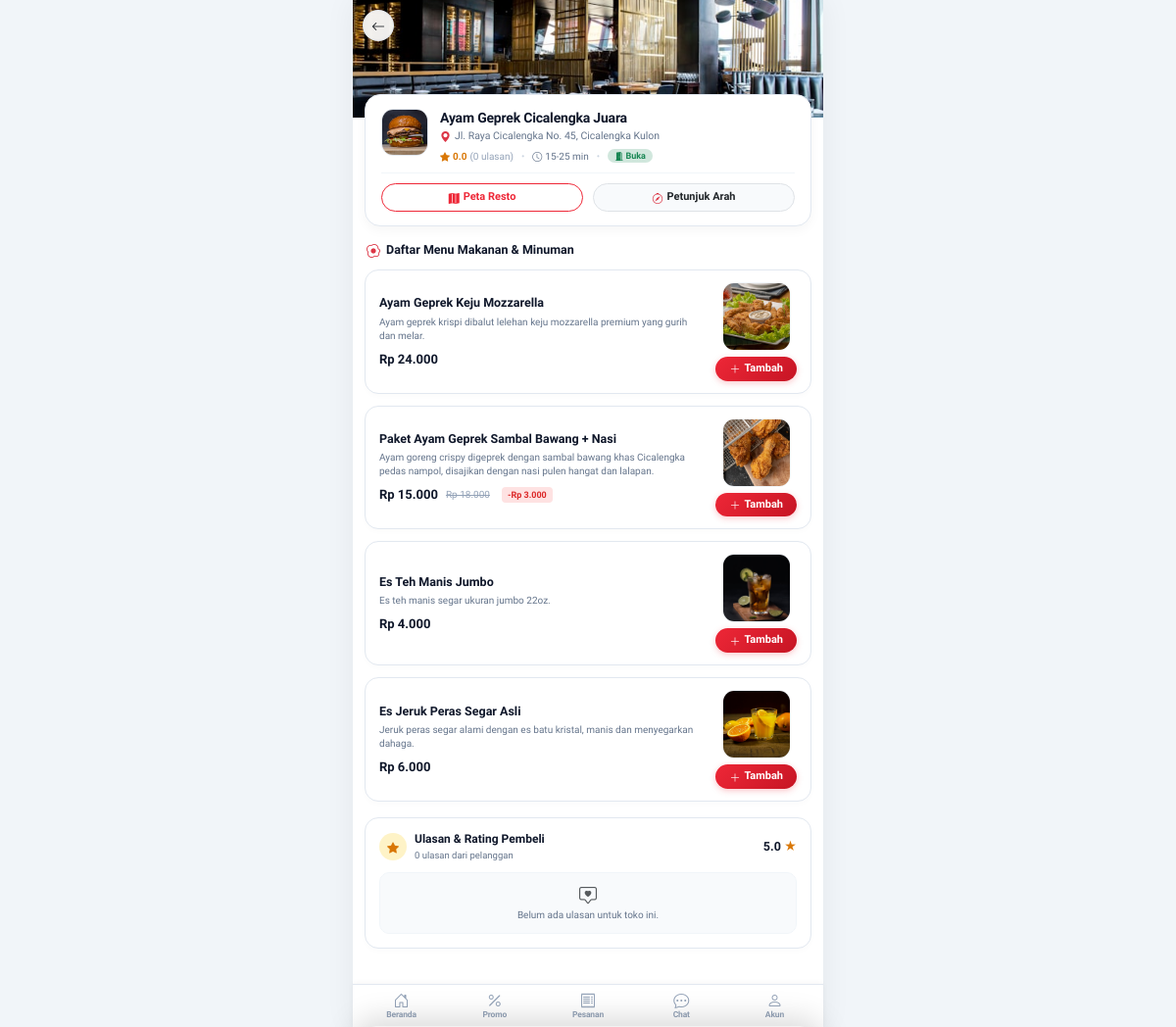
/stores/1, run on the app's committed database.
### tables this page shows
CREATE TABLE `stores` (
  `id` bigint(20) unsigned NOT NULL AUTO_INCREMENT,
  `vendor_id` bigint(20) unsigned NOT NULL,
  `module_id` int(10) unsigned NOT NULL,
  `zone_id` int(10) unsigned NOT NULL,
  `name` varchar(150) NOT NULL,
  `phone` varchar(25) NOT NULL,
  `email` varchar(100) DEFAULT NULL,
  `logo` varchar(255) DEFAULT NULL,
  `cover_photo` varchar(255) DEFAULT NULL,
  `address` text NOT NULL,
  `latitude` decimal(10,8) NOT NULL,
  `longitude` decimal(11,8) NOT NULL,
  `minimum_order` decimal(12,2) NOT NULL DEFAULT 0.00,
  `delivery_time` varchar(30) NOT NULL DEFAULT '20-30 min',
  `delivery_fee` decimal(12,2) NOT NULL DEFAULT 5000.00,
  `tax_percent` decimal(5,2) NOT NULL DEFAULT 0.00,
  `is_open` tinyint(1) NOT NULL DEFAULT 1,
  `status` enum('pending','approved','suspended') NOT NULL DEFAULT 'approved',
  `rating` decimal(3,2) NOT NULL DEFAULT 5.00,
  `reviews_count` int(10) unsigned NOT NULL DEFAULT 0,
  `order_count` int(10) unsigned NOT NULL DEFAULT 0,
  `created_at` timestamp NOT NULL DEFAULT current_timestamp(),
  `updated_at` timestamp NOT NULL DEFAULT current_timestamp() ON UPDATE current_timestamp(),
  PRIMARY KEY (`id`),
  KEY `idx_vendor` (`vendor_id`),
  KEY `idx_module_zone` (`module_id`,`zone_id`),
  KEY `idx_open_status` (`is_open`,`status`),
  KEY `fk_store_zone` (`zone_id`),
  CONSTRAINT `fk_store_module` FOREIGN KEY (`module_id`) REFERENCES `modules` (`id`) ON DELETE CASCADE,
  CONSTRAINT `fk_store_vendor` FOREIGN KEY (`vendor_id`) REFERENCES `users` (`id`) ON DELETE CASCADE,
  CONSTRAINT `fk_store_zone` FOREIGN KEY (`zone_id`) REFERENCES `zones` (`id`) ON DELETE CASCADE
);

CREATE TABLE `products` (
  `id` bigint(20) unsigned NOT NULL AUTO_INCREMENT,
  `store_id` bigint(20) unsigned NOT NULL,
  `module_id` int(10) unsigned NOT NULL,
  `category_id` int(10) unsigned NOT NULL,
  `name` varchar(200) NOT NULL,
  `description` text DEFAULT NULL,
  `image` varchar(255) DEFAULT NULL,
  `price` decimal(12,2) NOT NULL DEFAULT 0.00,
  `discount` decimal(12,2) NOT NULL DEFAULT 0.00,
  `discount_type` enum('percent','amount') NOT NULL DEFAULT 'percent',
  `unit` varchar(20) NOT NULL DEFAULT 'pcs',
  `stock` int(11) NOT NULL DEFAULT 100,
  `is_veg` tinyint(1) NOT NULL DEFAULT 0,
  `is_recommended` tinyint(1) NOT NULL DEFAULT 0,
  `status` tinyint(1) NOT NULL DEFAULT 1,
  `order_count` int(10) unsigned NOT NULL DEFAULT 0,
  `rating` decimal(3,2) NOT NULL DEFAULT 5.00,
  `reviews_count` int(10) unsigned NOT NULL DEFAULT 0,
  `created_at` timestamp NOT NULL DEFAULT current_timestamp(),
  `updated_at` timestamp NOT NULL DEFAULT current_timestamp() ON UPDATE current_timestamp(),
  PRIMARY KEY (`id`),
  KEY `idx_product_store` (`store_id`),
  KEY `idx_product_cat` (`category_id`),
  KEY `idx_product_module` (`module_id`),
  KEY `idx_product_status` (`status`,`is_recommended`),
  CONSTRAINT `fk_product_category` FOREIGN KEY (`category_id`) REFERENCES `categories` (`id`) ON DELETE CASCADE,
  CONSTRAINT `fk_product_module` FOREIGN KEY (`module_id`) REFERENCES `modules` (`id`) ON DELETE CASCADE,
  CONSTRAINT `fk_product_store` FOREIGN KEY (`store_id`) REFERENCES `stores` (`id`) ON DELETE CASCADE
);

### views/customer/store.php (the view, shortened to what the rows shown need)
<div class="position-relative">
    <img src="<?= $baseUrl ?>/<?= htmlspecialchars($store['cover_photo'] ?? 'assets/images/stores/geprek_cover.jpg') ?>" alt="<?= htmlspecialchars($store['name']) ?>" style="width: 100%; height: 120px; object-fit: cover;">
    <div class="position-absolute top-0 start-0" style="padding: 10px;">
        <a href="<?= $baseUrl ?>" class="btn btn-light rounded-circle shadow-sm d-flex align-items-center justify-content-center" style="width: 32px; height: 32px; background: rgba(255, 255, 255, 0.92); backdrop-filter: blur(8px); border: 1px solid rgba(226, 232, 240, 0.8); padding: 0;">
            <i class="bi bi-arrow-left text-dark" style="font-size: 14px;"></i>
        </a>
    </div>
</div>
<div style="padding: 0 12px !important;">
    <div style="background: #FFFFFF; border: 1px solid #E2E8F0; border-radius: 16px !important; margin-top: -24px; position: relative; z-index: 2; padding: 14px 16px !important; margin-bottom: 16px !important; box-shadow: 0 4px 12px rgba(0, 0, 0, 0.04);">
        <div style="display: flex; align-items: flex-start; gap: 12px !important; margin-bottom: 10px !important;">
            <img src="<?= $baseUrl ?>/<?= htmlspecialchars($store['logo'] ?? 'assets/images/stores/geprek_logo.png') ?>" alt="Logo" style="width: 48px; height: 48px; object-fit: cover; border-radius: 12px !important; flex-shrink: 0; background: #FFFFFF; border: 1px solid #E2E8F0;">
            <div style="flex-grow: 1; min-width: 0;">
                <h6 style="font-size: 14px; font-weight: 800; color: #0F172A; margin: 0 0 3px 0 !important; line-height: 1.3; letter-spacing: -0.2px; text-overflow: ellipsis; overflow: hidden; white-space: nowrap;"><?= htmlspecialchars($store['name']) ?></h6>
                <div style="font-size: 10.5px; color: #64748B; margin-bottom: 6px !important; display: flex; align-items: center; gap: 4px; text-overflow: ellipsis; overflow: hidden; white-space: nowrap;">
                    <i class="bi bi-geo-alt-fill text-danger flex-shrink-0" style="font-size: 11px;"></i>
                    <span style="text-overflow: ellipsis; overflow: hidden; white-space: nowrap;"><?= htmlspecialchars($store['address']) ?></span>
                </div>
                <div style="display: flex; align-items: center; gap: 8px !important; font-size: 10px; color: #64748B; flex-wrap: wrap;">
                    <span style="color: #D97706; font-weight: 700; display: flex; align-items: center; gap: 3px; flex-shrink: 0;">
                        <i class="bi bi-star-fill" style="font-size: 10px;"></i> <?= !empty($store['reviews_count']) && (int)$store['reviews_count'] > 0 ? number_format($store['rating'], 1) : '0.0' ?>
                        <span style="color: #94A3B8; font-weight: 400;">(<?= (int)($store['reviews_count'] ?? 0) ?> ulasan)</span>
                    </span>
                    <span style="color: #CBD5E1;">•</span>
                    <span style="display: flex; align-items: center; gap: 3px; flex-shrink: 0;"><i class="bi bi-clock me-0.5"></i><?= htmlspecialchars($store['delivery_time'] ?? '15-25 mnt') ?></span>
                    <span style="color: #CBD5E1;">•</span>
                    <?php if ($store['is_open']): ?>
                        <span class="badge bg-success-subtle text-success fw-bold rounded-pill flex-shrink-0" style="font-size: 9px; padding: 2px 7px;"><i class="bi bi-door-open-fill me-0.5"></i> Buka</span>
                    <?php else: ?>
                        <span class="badge bg-danger-subtle text-danger fw-bold rounded-pill flex-shrink-0" style="font-size: 9px; padding: 2px 7px;"><i class="bi bi-door-closed-fill me-0.5"></i> Tutup</span>
                    <?php endif; ?>
                </div>
            </div>
        </div>
        <div style="display: flex; align-items: center; justify-content: space-between; border-top: 1px solid #F1F5F9; padding-top: 10px !important; margin-top: 10px !important; gap: 10px !important;">
            <button class="btn btn-outline-danger btn-sm rounded-pill fw-bold" style="font-size: 11px !important; padding: 5px 12px !important; border: 1px solid #EE2737; color: #EE2737; flex: 1; display: flex; align-items: center; justify-content: center; gap: 4px;" type="button" data-bs-toggle="collapse" data-bs-target="#storeMapCollapse" aria-expanded="false">
                <i class="bi bi-map-fill" style="font-size: 11px;"></i> Peta Resto
            </button>
            <a href="https://www.google.com/maps/dir/?api=1&destination=<?= (float)($store['latitude'] ?? -6.9835) ?>,<?= (float)($store['longitude'] ?? 107.8335) ?>" target="_blank" class="btn btn-light btn-sm text-dark rounded-pill fw-semibold border" style="font-size: 11px !important; padding: 5px 12px !important; border-color: #CBD5E1; background: #F8FAFC; color: #1E293B; flex: 1; display: flex; align-items: center; justify-content: center; gap: 4px; text-decoration: none;">
                <i class="bi bi-compass text-danger" style="font-size: 11px;"></i> Petunjuk Arah
            </a>
        </div>
    </div>
</div>
<div style="padding: 0 12px 16px 12px !important;">
    <div style="margin-top: 14px !important; margin-bottom: 12px !important; padding: 0 2px;">
        <h6 style="font-size: 12.5px; font-weight: 800; color: #0F172A; margin: 0; display: flex; align-items: center; gap: 6px;">
            <i class="bi bi-egg-fried text-danger" style="font-size: 14px;"></i> Daftar Menu Makanan & Minuman
        </h6>
    </div>
    <?php if (empty($products)): ?>
        <div style="text-align: center; padding: 14px; background: #F8FAFC; border-radius: 12px; border: 1px solid #E2E8F0; color: #64748B; font-size: 11px;">Belum ada menu yang ditampilkan.</div>
    <?php else: ?>
        <div style="display: flex; flex-direction: column; gap: 12px !important; margin-bottom: 16px !important;">
            <?php foreach ($products as $prod): ?>
                <div style="background: #FFFFFF; border: 1px solid #E2E8F0; border-radius: 14px !important; padding: 12px 14px !important; display: flex; align-items: center; justify-content: space-between; gap: 12px !important; box-shadow: 0 2px 6px rgba(0, 0, 0, 0.02); overflow: hidden;">
                    <div style="flex-grow: 1; min-width: 0;">
                        <div style="font-size: 12.5px; font-weight: 700; color: #0F172A; margin-bottom: 4px !important; line-height: 1.3; text-overflow: ellipsis; overflow: hidden; white-space: nowrap;" title="<?= htmlspecialchars($prod['name']) ?>"><?= htmlspecialchars($prod['name']) ?></div>
                        <div style="display: -webkit-box; -webkit-line-clamp: 2; -webkit-box-orient: vertical; overflow: hidden; font-size: 10px; color: #64748B; line-height: 1.4; margin-bottom: 8px !important;">
                            <?= htmlspecialchars($prod['description']) ?>
                        </div>
                        <div style="display: flex; align-items: center; gap: 8px !important; flex-wrap: wrap;">
                            <span style="font-size: 13px; font-weight: 800; color: #0F172A;"><?= format_rupiah($prod['final_price']) ?></span>
                            <?php if (!empty($prod['discount']) && (float)$prod['discount'] > 0 && (float)$prod['price'] > (float)$prod['final_price']): ?>
                                <span style="font-size: 10px; color: #94A3B8; text-decoration: line-through; margin-right: 4px;"><?= format_rupiah($prod['price']) ?></span>
                                <span style="font-size: 9px; padding: 2px 6px; border-radius: 4px; background: #FEE2E2; color: #DC2626; font-weight: 700;">-<?= $prod['discount_type'] === 'percent' ? (int)$prod['discount'] . '%' : format_rupiah($prod['discount']) ?></span>
                            <?php endif; ?>
                        </div>
                    </div>
                    <div style="flex-shrink: 0; text-align: center;">
                        <img src="<?= $baseUrl ?>/<?= htmlspecialchars($prod['image'] ?? 'assets/images/products/default.jpg') ?>" alt="<?= htmlspecialchars($prod['name']) ?>" style="width: 70px; height: 70px; object-fit: cover; border-radius: 12px !important; margin-bottom: 6px !important; border: 1px solid #F1F5F9;">
                        <div>
                            <?php if ($store['is_open']): ?>
                                <button type="button" onclick="addToCart(<?= $prod['id'] ?>, 1)" style="background: linear-gradient(135deg, #EE2737, #C61524); color: #FFFFFF; font-size: 11px !important; font-weight: 700; padding: 5px 14px !important; border-radius: 20px !important; border: none; box-shadow: 0 2px 6px rgba(238, 39, 55, 0.25); display: inline-flex; align-items: center; gap: 4px; cursor: pointer;">
                                    <i class="bi bi-plus-lg" style="font-size: 11px;"></i> Tambah
                                </button>
                            <?php else: ?>
                                <button type="button" class="btn btn-sm btn-secondary disabled" style="font-size: 10px; padding: 3px 10px !important; border-radius: 20px !important;">
                                    Tutup
                                </button>
                            <?php endif; ?>
                        </div>
                    </div>
                </div>
            <?php endforeach; ?>
        </div>
    <?php endif; ?>
    <div style="background: #FFFFFF; border: 1px solid #E2E8F0; border-radius: 14px !important; padding: 14px !important; margin-bottom: 16px !important; box-shadow: 0 2px 6px rgba(0, 0, 0, 0.02);">
        <div style="display: flex; justify-content: space-between; align-items: center; margin-bottom: 10px !important;">
            <div style="display: flex; align-items: center; gap: 8px !important;">
                <div style="width: 28px; height: 28px; border-radius: 50%; background: #FEF3C7; color: #D97706; display: flex; align-items: center; justify-content: center; flex-shrink: 0; font-size: 12px;">
                    <i class="bi bi-star-fill"></i>
                </div>
                <div>
                    <h6 style="font-size: 12px; font-weight: 700; color: #0F172A; margin: 0;">Ulasan & Rating Pembeli</h6>
                    <span style="font-size: 9.5px; color: #64748B;"><?= $store['reviews_count'] ?? 0 ?> ulasan dari pelanggan</span>
                </div>
            </div>
            <div style="flex-shrink: 0; text-align: right;">
                <div style="font-size: 12.5px; font-weight: 800; color: #0F172A;"><?= number_format($store['rating'] ?? 5.0, 1) ?> <span style="color: #D97706;">★</span></div>
            </div>
        </div>
        <?php if (empty($reviews)): ?>
            <div style="text-align: center; padding: 12px; background: #F8FAFC; border-radius: 10px; border: 1px solid #F1F5F9; color: #64748B; font-size: 10px;">
                <i class="bi bi-chat-square-heart text-muted d-block mb-1" style="font-size: 18px;"></i>
                Belum ada ulasan untuk toko ini.
            </div>
        <?php endif; ?>
    </div>
</div>

### data on the page
stores: cover_photo (picture), logo (picture), name "Ayam Geprek Cicalengka Juara", address "Jl. Raya Cicalengka No. 45, Cicalengka Kulon", reviews_count "0", delivery_time "15-25 min", rating "5.0"
products: name "Ayam Geprek Keju Mozzarella", description "Ayam geprek krispi dibalut lelehan keju mozzarella premium yang gurih dan melar.", final_price "Rp 24.000", image (picture)
products: name "Paket Ayam Geprek Sambal Bawang + Nasi", description "Ayam goreng crispy digeprek dengan sambal bawang khas Cicalengka pedas nampol, disajikan dengan nasi pulen hangat dan lalapan.", final_price "Rp 15.000", price "Rp 18.000", discount "Rp 3.000", image (picture)
products: name "Es Teh Manis Jumbo", description "Es teh manis segar ukuran jumbo 22oz.", final_price "Rp 4.000", image (picture)
products: name "Es Jeruk Peras Segar Asli", description "Jeruk peras segar alami dengan es batu kristal, manis dan menyegarkan dahaga.", final_price "Rp 6.000", image (picture)
